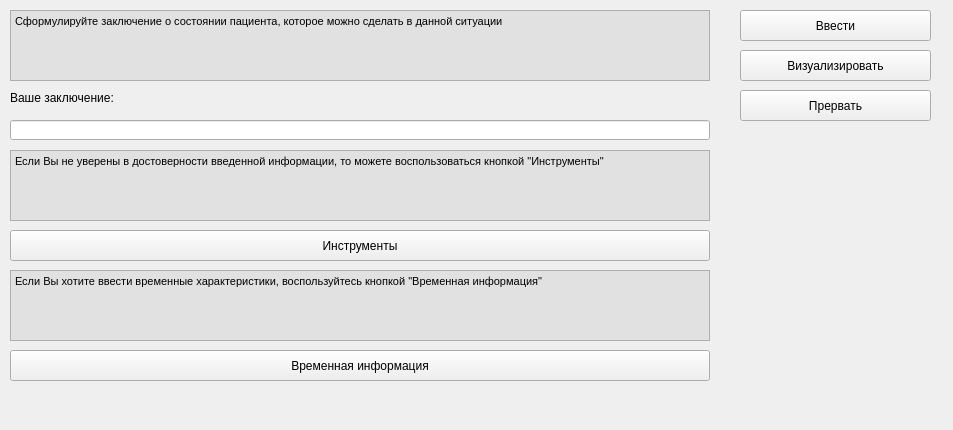
<?xml version="1.0" encoding="UTF-8"?>
<ui version="4.0">
 <class>ConclusionForm</class>
 <widget class="QWidget" name="ConclusionForm">
  <property name="geometry">
   <rect>
    <x>0</x>
    <y>0</y>
    <width>953</width>
    <height>430</height>
   </rect>
  </property>
  <widget class="QPushButton" name="visualiseButton">
   <property name="geometry">
    <rect>
     <x>740</x>
     <y>50</y>
     <width>191</width>
     <height>31</height>
    </rect>
   </property>
   <property name="text">
    <string>Визуализировать</string>
   </property>
  </widget>
  <widget class="QPushButton" name="inputButton">
   <property name="geometry">
    <rect>
     <x>740</x>
     <y>10</y>
     <width>191</width>
     <height>31</height>
    </rect>
   </property>
   <property name="text">
    <string>Ввести</string>
   </property>
  </widget>
  <widget class="QPushButton" name="abortButton">
   <property name="geometry">
    <rect>
     <x>740</x>
     <y>90</y>
     <width>191</width>
     <height>31</height>
    </rect>
   </property>
   <property name="text">
    <string>Прервать</string>
   </property>
  </widget>
  <widget class="QTextBrowser" name="textBrowser">
   <property name="geometry">
    <rect>
     <x>10</x>
     <y>10</y>
     <width>700</width>
     <height>71</height>
    </rect>
   </property>
   <property name="mouseTracking">
    <bool>false</bool>
   </property>
   <property name="styleSheet">
    <string>background-color: rgb(225, 225, 225)</string>
   </property>
   <property name="html">
    <string>&lt;!DOCTYPE HTML PUBLIC &quot;-//W3C//DTD HTML 4.0//EN&quot; &quot;http://www.w3.org/TR/REC-html40/strict.dtd&quot;&gt;
&lt;html&gt;&lt;head&gt;&lt;meta name=&quot;qrichtext&quot; content=&quot;1&quot; /&gt;&lt;style type=&quot;text/css&quot;&gt;
p, li { white-space: pre-wrap; }
&lt;/style&gt;&lt;/head&gt;&lt;body style=&quot; font-family:'MS Shell Dlg 2'; font-size:8pt; font-weight:400; font-style:normal;&quot;&gt;
&lt;p style=&quot; margin-top:0px; margin-bottom:0px; margin-left:0px; margin-right:0px; -qt-block-indent:0; text-indent:0px;&quot;&gt;&lt;span style=&quot; font-size:8.25pt;&quot;&gt;Сформулируйте заключение о состоянии пациента, которое можно сделать в данной ситуации&lt;/span&gt;&lt;/p&gt;&lt;/body&gt;&lt;/html&gt;</string>
   </property>
  </widget>
  <widget class="QLabel" name="label">
   <property name="geometry">
    <rect>
     <x>10</x>
     <y>90</y>
     <width>171</width>
     <height>16</height>
    </rect>
   </property>
   <property name="font">
    <font>
     <weight>50</weight>
     <bold>false</bold>
    </font>
   </property>
   <property name="text">
    <string>Ваше заключение:</string>
   </property>
  </widget>
  <widget class="QTextBrowser" name="textBrowser_2">
   <property name="geometry">
    <rect>
     <x>10</x>
     <y>150</y>
     <width>700</width>
     <height>71</height>
    </rect>
   </property>
   <property name="mouseTracking">
    <bool>false</bool>
   </property>
   <property name="styleSheet">
    <string>background-color: rgb(225, 225, 225)</string>
   </property>
   <property name="html">
    <string>&lt;!DOCTYPE HTML PUBLIC &quot;-//W3C//DTD HTML 4.0//EN&quot; &quot;http://www.w3.org/TR/REC-html40/strict.dtd&quot;&gt;
&lt;html&gt;&lt;head&gt;&lt;meta name=&quot;qrichtext&quot; content=&quot;1&quot; /&gt;&lt;style type=&quot;text/css&quot;&gt;
p, li { white-space: pre-wrap; }
&lt;/style&gt;&lt;/head&gt;&lt;body style=&quot; font-family:'MS Shell Dlg 2'; font-size:8pt; font-weight:400; font-style:normal;&quot;&gt;
&lt;p style=&quot; margin-top:0px; margin-bottom:0px; margin-left:0px; margin-right:0px; -qt-block-indent:0; text-indent:0px;&quot;&gt;&lt;span style=&quot; font-size:8.25pt;&quot;&gt;Если Вы не уверены в достоверности введенной информации, то можете воспользоваться кнопкой &amp;quot;Инструменты&amp;quot;&lt;/span&gt;&lt;/p&gt;&lt;/body&gt;&lt;/html&gt;</string>
   </property>
  </widget>
  <widget class="QPushButton" name="fuzzyButton">
   <property name="geometry">
    <rect>
     <x>10</x>
     <y>230</y>
     <width>700</width>
     <height>31</height>
    </rect>
   </property>
   <property name="text">
    <string>Инструменты</string>
   </property>
  </widget>
  <widget class="QLineEdit" name="conclusion">
   <property name="geometry">
    <rect>
     <x>10</x>
     <y>120</y>
     <width>700</width>
     <height>20</height>
    </rect>
   </property>
  </widget>
  <widget class="QTextBrowser" name="textBrowser_5">
   <property name="geometry">
    <rect>
     <x>10</x>
     <y>270</y>
     <width>700</width>
     <height>71</height>
    </rect>
   </property>
   <property name="mouseTracking">
    <bool>false</bool>
   </property>
   <property name="styleSheet">
    <string notr="true">background-color: rgb(225, 225, 225)</string>
   </property>
   <property name="html">
    <string>&lt;!DOCTYPE HTML PUBLIC &quot;-//W3C//DTD HTML 4.0//EN&quot; &quot;http://www.w3.org/TR/REC-html40/strict.dtd&quot;&gt;
&lt;html&gt;&lt;head&gt;&lt;meta name=&quot;qrichtext&quot; content=&quot;1&quot; /&gt;&lt;style type=&quot;text/css&quot;&gt;
p, li { white-space: pre-wrap; }
&lt;/style&gt;&lt;/head&gt;&lt;body style=&quot; font-family:'MS Shell Dlg 2'; font-size:8pt; font-weight:400; font-style:normal;&quot;&gt;
&lt;p style=&quot; margin-top:0px; margin-bottom:0px; margin-left:0px; margin-right:0px; -qt-block-indent:0; text-indent:0px;&quot;&gt;&lt;span style=&quot; font-size:8.25pt;&quot;&gt;Если Вы хотите ввести временные характеристики, воспользуйтесь кнопкой &amp;quot;Временная информация&amp;quot;&lt;/span&gt;&lt;/p&gt;&lt;/body&gt;&lt;/html&gt;</string>
   </property>
  </widget>
  <widget class="QPushButton" name="temporalButton">
   <property name="geometry">
    <rect>
     <x>10</x>
     <y>350</y>
     <width>700</width>
     <height>31</height>
    </rect>
   </property>
   <property name="text">
    <string>Временная информация</string>
   </property>
  </widget>
 </widget>
 <resources/>
 <connections/>
</ui>
